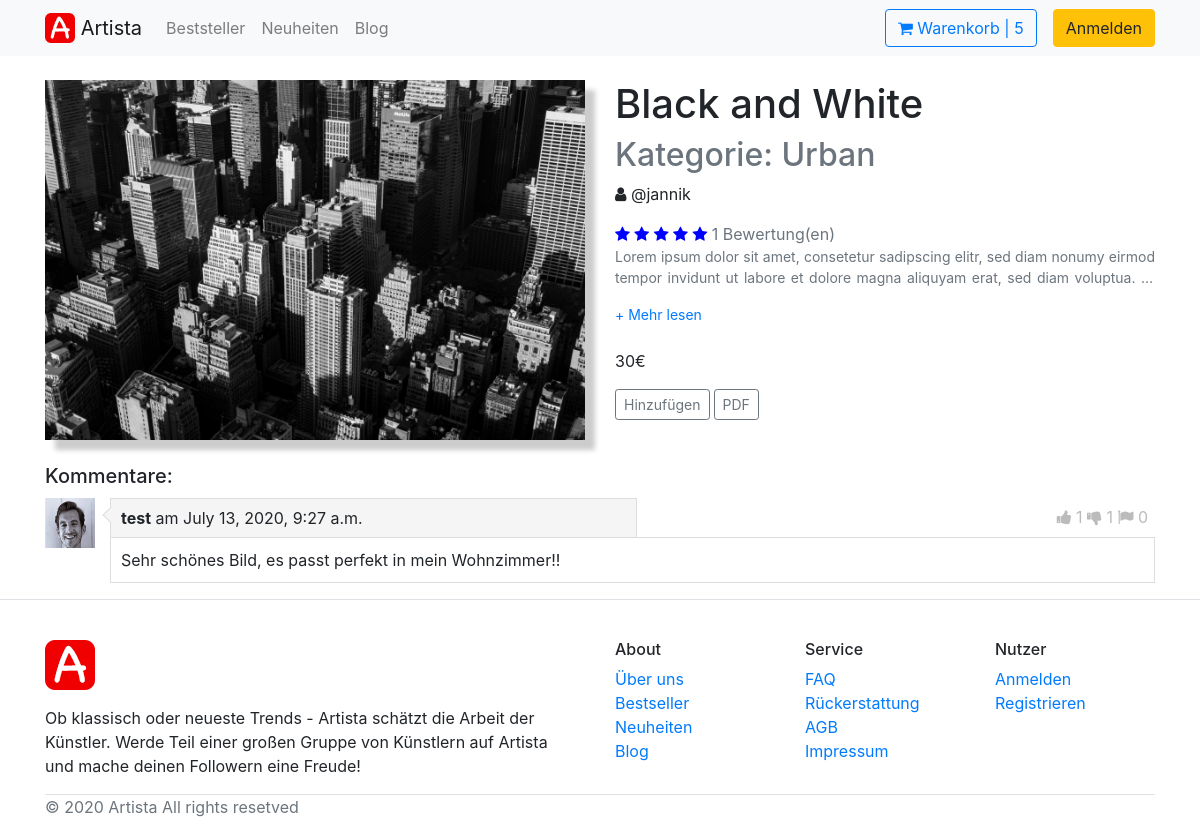
/detail/4/, run on the app's committed database.
### Shop/models.py (models this page shows, shortened)
class Product(models.Model):
    PRODUCT_CATEGORIES = [
        ('L', 'Landschaft'),
        ('P', 'Portrait'),
        ('U', 'Urban'),
        ('S', 'Sport'),
        ('A', 'Artwork'),
        ('M', 'Makro'),
    ]
    title = models.CharField(max_length=100)
    description = models.TextField(blank=True, null=True)
    price = models.FloatField()
    creator = models.ForeignKey(ShopUser,
                                on_delete=models.CASCADE,
                                related_name='user',
                                related_query_name='users')
    image = models.ImageField(null=True)
    category = models.CharField(max_length=1,
                                choices=PRODUCT_CATEGORIES,
                                )
    class Meta:
        ordering = ['creator', 'title']
        verbose_name = 'Product'
        verbose_name_plural = 'Products'
    def get_onestars(self):
        onestars = Vote.objects.filter(rating='O', product=self)
        return onestars
    def get_onestar_count(self):
        return len(self.get_onestars())
    def get_twostars(self):
        twostars = Vote.objects.filter(rating='TW', product=self)
        return twostars
    def get_twostar_count(self):
        return len(self.get_twostars())
    def get_threestars(self):
        threestars = Vote.objects.filter(rating='TH', product=self)
        return threestars
    def get_threestar_count(self):
        return len(self.get_threestars())
    def get_fourstars(self):
        fourstars = Vote.objects.filter(rating='FO', product=self)
        return fourstars
    def get_fourstar_count(self):
        return len(self.get_fourstars())
    def get_fivestars(self):
        fivestars = Vote.objects.filter(rating='FI', product=self)
        return fivestars
    def get_fivestar_count(self):
        return len(self.get_fivestars())
    def get_average(self):
        zaehler = self.get_onestar_count() * 1 + self.get_twostar_count() * 2 + self.get_threestar_count() * 3 + self.get_fourstar_count() * 4 + self.get_fivestar_count() * 5
        nenner = ((
                self.get_onestar_count() + self.get_twostar_count() + self.get_threestar_count() + self.get_fourstar_count() + self.get_fivestar_count()))
        if (nenner != 0):
            avg = zaehler / nenner
        else:
            avg = 0
        return avg
    def get_number_of_votes(self):
        return (len(Vote.objects.filter(product=self)))

class Comment(models.Model):
    text = models.TextField(max_length=500)
    timestamp = models.DateTimeField(auto_now_add=True)
    user = models.ForeignKey(ShopUser, on_delete=models.CASCADE)
    product = models.ForeignKey(Product, on_delete=models.CASCADE)
    class Meta:
        ordering = ['timestamp']
        verbose_name = 'Comment'
        verbose_name_plural = 'Comments'
    def get_downvotes(self):
        downvotes = Vote_Comment.objects.filter(up_or_down_or_flag='D', comment=self)
        return downvotes
    def get_downvotes_count(self):
        return len(self.get_downvotes())
    def get_upvotes(self):
        upvotes = Vote_Comment.objects.filter(up_or_down_or_flag='U', comment=self)
        return upvotes
    def get_upvotes_count(self):
        return len(self.get_upvotes())
    def get_flags(self):
        flags = Vote_Comment.objects.filter(up_or_down_or_flag='F', comment=self)
        return flags
    def get_flags_count(self):
        return len(self.get_flags())

### Profile/models.py (models this page shows)
class ShopUser(AbstractUser):
    profile_picture = models.ImageField(upload_to='profile_pictures/', blank=True, null=True)
    instagram_handle = models.CharField(max_length=100, blank=True, null=True)

### Shop/views.py (the view, shortened to what this page needs)
# urls.py: path('detail/<int:pk>/', views.detail, name='detail'),
def detail(request, **kwargs):
    product_id = kwargs['pk']
    that_one_product = Product.objects.get(id=product_id)
    comments = Comment.objects.filter(product=that_one_product)
    comments_downvotes = []
    for comment in comments:
        comments_downvotes.append(comment.get_downvotes_count())
    comments_upvotes = []
    for comment in comments:
        comments_upvotes.append(comment.get_upvotes_count())
    comments_flags = []
    for comment in comments:
        comments_flags.append(comment.get_flags_count())
    context = {'that_one_product': that_one_product,
               'comments_for_that_one_product': comments,
               'comments_downvotes': comments_downvotes,
               'comments_upvotes': comments_upvotes,
               'comments_flags': comments_flags,
               'number_of_votes': that_one_product.get_number_of_votes(),
               'avg': that_one_product.get_average(),
               'comment_form': CommentForm}
    can_comment = False
    user = request.user
    if not user.is_anonymous:
        can_comment = True
        context['can_comment'] = can_comment
    if user == that_one_product.creator:
        can_update = True
        context['can_update'] = can_update
    return render(request, 'Shop/detail.html', context)

### Shop/context_processors.py (called while the page is built)
def cartitems_processor(request):
    if Order.objects.all():
        cartItems = 0
        items = Order.objects.all()
        for item in items:
            cartItems = cartItems + item.get_cart_items
    return {'cartItems': cartItems}

### Shop/models.py (called while the page is built)
    @property
    def get_cart_items(self):
        orderitems = self.orderitem_set.all()
        total = sum([item.quantity for item in orderitems])
        return total

### Shop/templatetags/custom_filter.py (called while the page is built)
@register.filter
def get_at_index(list, index):
    return list[index]

### Shop/templates/Shop/detail.html (shortened to what this page needs)
{% extends 'Shop/base.html' %}
{% load static %}
{% load custom_filter %}
{% block content %}
    <div class="container">
        <div class="row product-details mt-4 mb-4">
            <div class="col-sm">
                <img class="product-image img-show" src="{{ that_one_product.image.url }}">
            </div>
            <div class="col-sm">
                <h1>{{ that_one_product.title }}</h1>
                <h2 class="text-muted">Kategorie: {{ that_one_product.get_category_display }}</h2>
                <p><i class="fas fa fa-user fa-sm"></i>
                    {{ that_one_product.creator.instagram_handle }}</p>
                <div class="rating">
                    <div class="stars">
                        <a href="vote/O/"><span onmouseover="hover(event)" onmouseout="leave()" id="one-star" class="fa fa-star fa-star-unchecked"></span></a>
                        <a href="vote/TW/"><span onmouseover="hover(event)" onmouseout="leave()" id="two-star" class="fa fa-star fa-star-unchecked"></span></a>
                        <a href="vote/TH/"><span onmouseover="hover(event)" onmouseout="leave()" id="three-star" class="fa fa-star fa-star-unchecked"></span></a>
                        <a href="vote/FO/"><span onmouseover="hover(event)" onmouseout="leave()" id="four-star" class="fa fa-star fa-star-unchecked"></span></a>
                        <a href="vote/FI/"><span onmouseover="hover(event)" onmouseout="leave()" id="five-star" class="fa fa-star fa-star-unchecked"></span></a>
                        <span class="review-no text-muted"> {{ number_of_votes }} Bewertung(en)</span>
                    </div>
                </div>
                <div id="summary">
                    <p class="collapse text-muted" id="collapseSummary">{{ that_one_product.description }}</p>
                    <a class="collapsed" data-toggle="collapse" href="#collapseSummary" aria-expanded="false" aria-controls="collapseSummary"></a>
                </div>
                <br>
                <p>{{ that_one_product.price | floatformat:"0" }}€</p>
                <div class="d-flex">
                    <div class="btn-group">
                        <a href="add{{ product.id }}/"><button type="button" class="btn btn-sm btn-outline-secondary mr-1">Hinzufügen</button></a>
                        <a href="{{ product.id }}pdf/"><button type="button" class="btn btn-sm btn-outline-secondary">PDF</button></a>
                    </div>
                </div>
            </div>
        </div>
    </div>
    <div class="container">
        <h5 class="mt-4">Kommentare:</h5>
        {% for comment in comments_for_that_one_product%}
            <div class="media comment-box">
                <div class="media-left">
                    <a href="#">
                        <img class="img-responsive user-photo" src="{{ comment.user.profile_picture.url }}">
                    </a>
                </div>
                <div class="media-body">
                    <div class="container">
                        <div class="row">
                            <div class="media-heading col"><strong>{{ comment.user.username }}</strong> am {{ comment.timestamp }}</div>
                            <div class="col mycustom-report" style="text-align: right"><a class="voting" href="comment/{{ comment.id }}/vote-comment/U/"><i class="fa fa fa-thumbs-up fa-sm"></i></a> {{ comments_upvotes|get_at_index:forloop.counter0 }} <a class="voting" href="comment/{{ comment.id }}/vote-comment/D/"><i class="fa fa fa-thumbs-down fa-sm"></i></a> {{ comments_downvotes|get_at_index:forloop.counter0 }} <a class="voting" href="comment/{{ comment.id }}/vote-comment/F/"><i class="fa fa fa-flag fa-sm"></i></a> {{ comments_flags|get_at_index:forloop.counter0 }}</div>
                        </div>
                    </div>
                    <p>{{ comment.text }}</p>
                </div>
            </div>
        {% endfor %}
    </div>
{% endblock content %}

### static/css/main.css (style rules this page uses)
.product-image { max-width: 100%; max-height: 100%; display: block; }
#summary { font-size: 14px; line-height: 1.5; text-align: justify }
#summary p.collapse:not(.show) { height: 42px !important; overflow: hidden; display: -webkit-box; -webkit-line-clamp: 2; -webkit-box-orient: vertical; }
#summary a.collapsed:after { content: '+ Mehr lesen'; }
.comment-box { margin-top: 10px !important; }
.comment-box img { width: 50px; height: 50px; }
.comment-box .media-left { padding-right: 10px; width: 65px; }
.comment-box .media-body p { border: 1px solid #ddd; padding: 10px; }
.comment-box .media-heading { background-color: #f5f5f5; border: 1px solid #ddd; padding: 7px 10px; position: relative; margin-bottom: -1px; }
.comment-box .media-heading:before { content: ""; width: 12px; height: 12px; background-color: #f5f5f5; border: 1px solid #ddd; border-width: 1px 0 0 1px; -webkit-transform: rotate(-45deg); transform: rotate(-45deg); position: absolute; top: 10px; left: -6px; }
.mycustom-report { padding: 7px; color: #bbbbbb; }
.voting { color: #bbbbbb; }
.fa-star-unchecked { color:lightgrey; }
.img-show { box-shadow: 10px 10px 5px #ccc; }

### data on the page
Product: image (picture), title "Black and White", category "Urban", creator.instagram_handle "@jannik", description "Lorem ipsum dolor sit amet, consetetur sadipscing elitr, sed diam nonumy eirmod tempor invidunt ut labore et dolore magna aliquyam erat, sed diam voluptua.…", price "30"
Comment: user.profile_picture (picture), user.username "test", timestamp "July 13, 2020, 9:27 a.m.", id "1", counter0 "0", text "Sehr schönes Bild, es passt perfekt in mein Wohnzimmer!!"

### other printed values
{{ cartItems | default:"0" }} "5"
{{ number_of_votes }} "1"
